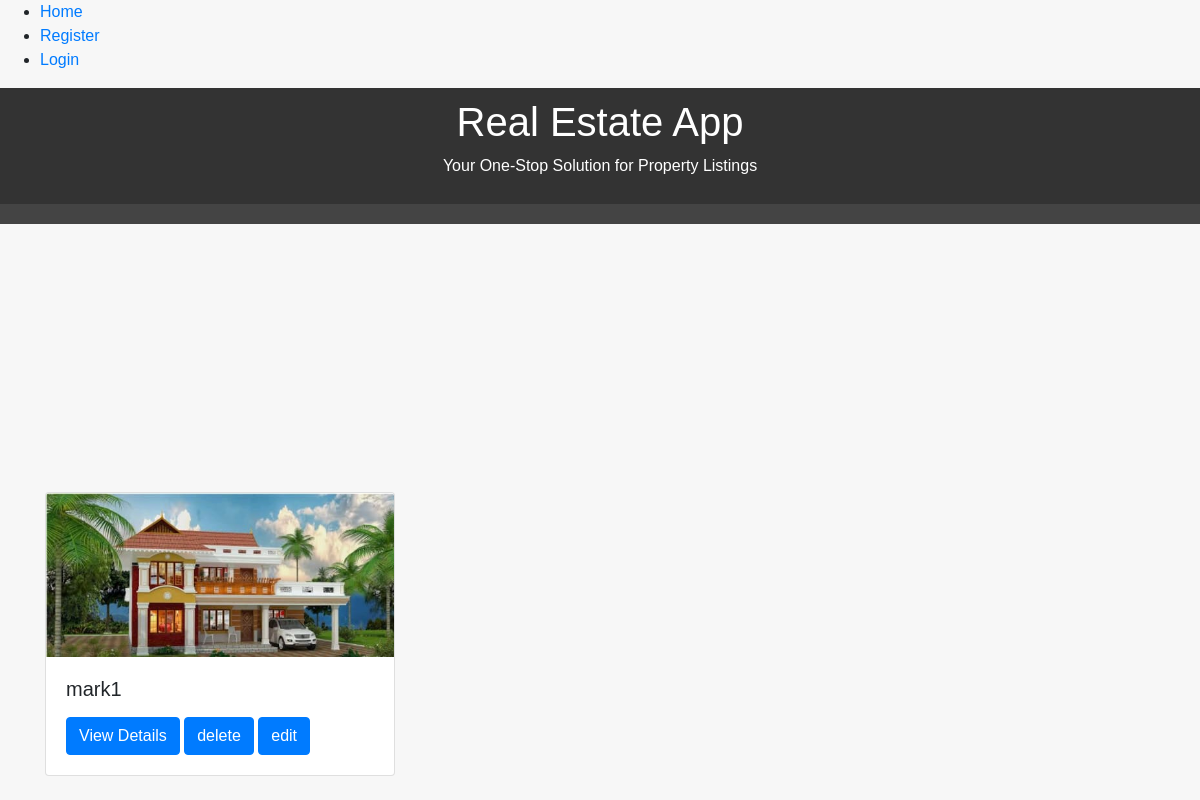
The page /listing/ on the database as committed earlier.
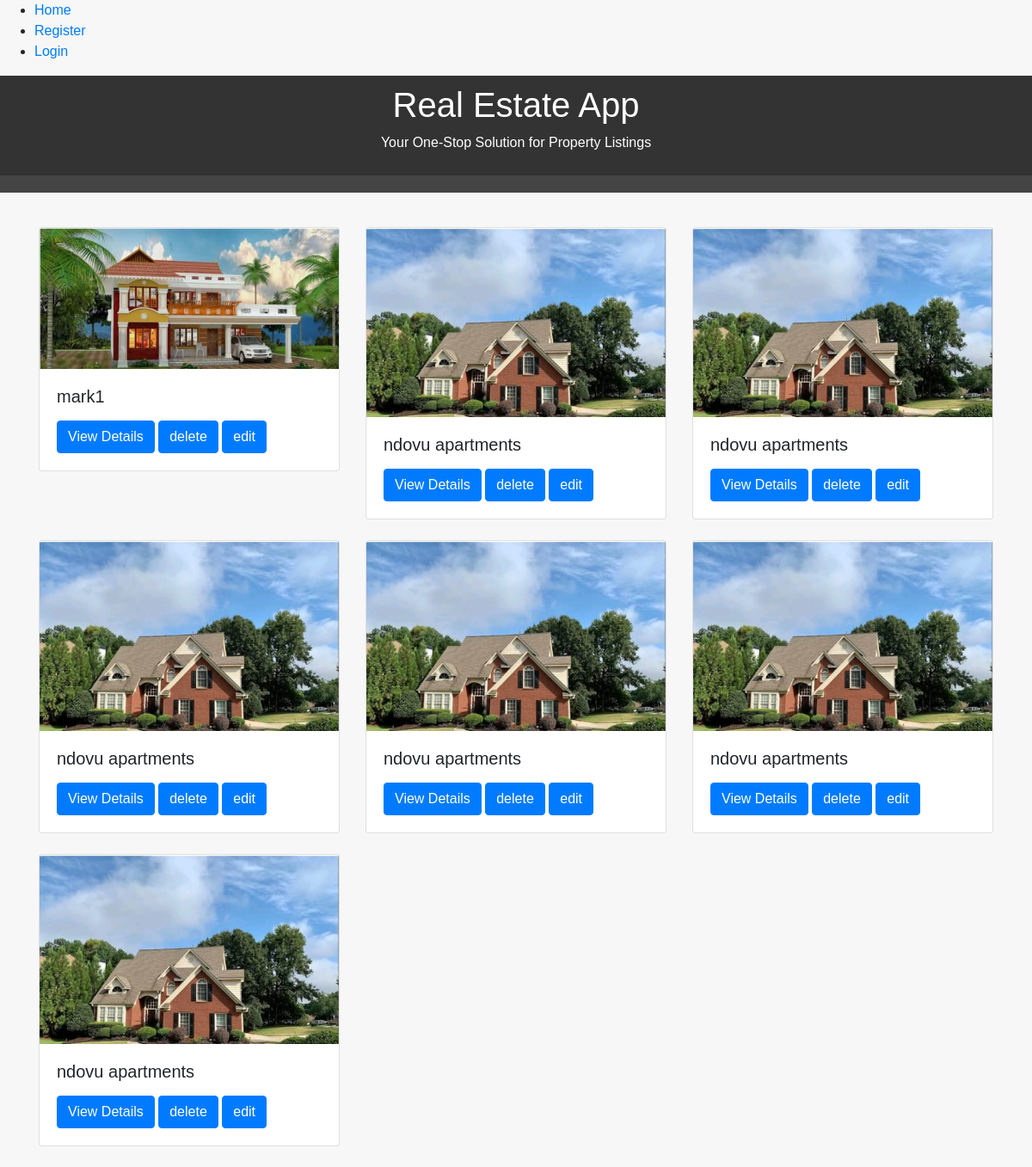
The same page on the database as committed later.
### coreApp/models.py (models this page shows, shortened)
class Property_model(models.Model):
    user = models.ForeignKey(User, on_delete=models.CASCADE, related_name='property')
    property_name = models.CharField(max_length=255)
    location = models.CharField(max_length=50)
    image = models.ImageField(blank=True, null=True)
    rental_price = models.DecimalField(max_digits=10, decimal_places=2)
    security_deposit = models.DecimalField(max_digits=10, decimal_places=2)
    start_date = models.start_date = datetime.now()
    end_date = models.end_date = datetime.now()
    duration = models.DurationField()
    date_paid = models.DateField(blank=True, null=True)
    AMENITIES_CHOICES = [
        ('Balcony','Balcony'),
        ('Gym','Gym'),
        ('SwimmingPool','SwimmingPool')]
    STATUS_CHOICES=[
        ('Available','Available'),
        ('Occupied', 'Occupied') ]
    HOUSE_SIZE = [('STANDARD','STANDARD'),
                  ('Spacious','Spacious')]
    TYPE_OF_HOUSE =[('Singleroom','Singleroom'),
                    ('Bedsitter','Bedsitter'),
                    ('Onebedroom','Onebedroom'),
                    ('Twobedroom','Twobedroom'),
                    ('Threebedroom','Threebedroom'),
                    ('Fourbedroom','Fourbedroom'),
                    ('Studio','Studio'),
                    ('Commercialshops','Commercialshops')]
    amenities = models.TextField(choices=AMENITIES_CHOICES)
    status = models.TextField(choices=STATUS_CHOICES)
    house_type = models.CharField(max_length=50,choices=TYPE_OF_HOUSE)
    size = models.CharField(max_length=50,choices=HOUSE_SIZE)

### coreApp/views.py (the view)
# urls.py: path('listing/', property_model_list, name ='listing1'),
def property_model_list(request):
    listings = Property_model.objects.all()
    context = {
        "listings":listings
    }
    return render(request, "listings_list.html", context)

### coreApp/templates/listings_list.html (shortened to what this page needs)
{% include 'commons/base.html' %}
{% block content %}
<div class="container">
    <div class="row">
        {% for listing in listings %}
        <div class="col-md-4 mb-4">
            <div class="card">
                <img src="{{ listing.image.url }}" alt="{{ listing.name }}" class="card-img-top img-fluid">
                <div class="card-body">
                    <h5 class="card-title">{{ listing.property_name }}</h5>
                    <a href="/listing/{{ listing.id }}/" class="btn btn-primary">View Details</a>
                    <a href="listing/{{ listing.id }}/delete/" class="btn btn-primary">delete</a>
                    <a href="listing/{{ listing.id }}/edit/" class="btn btn-primary">edit</a>
                </div>
            </div>
        </div>
        {% endfor %}
    </div>
</div>
{% endblock %}

### accounts/templates/commons/base.html (shortened to what this page needs)
<!DOCTYPE html>
<html lang="en">
<head>
    <link rel="stylesheet" href="https://stackpath.bootstrapcdn.com/bootstrap/4.5.2/css/bootstrap.min.css">
</head>
<body>
    {% include 'commons/header.html' %}
    <div class="header">
        <h1>Real Estate App</h1>
        <p>Your One-Stop Solution for Property Listings</p>
    </div>
    <div class="nav-menu">
    </div>
    <div class="content">
    </div>
</body>
</html>

### accounts/templates/commons/header.html (shortened to what this page needs)
{% load static %}
{% block content %}
<nav>
    <ul>
        <li><a href="{% url 'coreApp:home' %}"> Home</a></li>
        {% if user.is_authenticated %}
        <a href="#" style ="color: #ffefef;"> { Welcome back-{{ user.username
        }}}</a>
        <li><a href="{% url 'accounts:logout' %}">logout</a></li>
        {% else %}
        <li><a href="{% url 'accounts:register' %}">Register</a></li>
        <li><a href="{% url 'accounts:login' %}">Login</a></li>
        {% endif %}
    </ul>
</nav>
{% endblock %}

### accounts/templates/commons/base.html (style rules this page uses)
body { display: flex; flex-direction: column; min-height: 100vh; margin: 0; font-family: Arial, sans-serif; background-color: #f7f7f7; }
.header { background-color: #333; color: #fff; padding: 10px; text-align: center; }
.nav-menu { background-color: #444; color: #fff; padding: 10px; display: flex; justify-content: space-between; align-items: center; }
.content { flex: 1; padding: 20px; }

Rows that differ between the two databases and show on the page:
added Property_model: image (picture), property_name "ndovu apartments"
added Property_model: image (picture), property_name "ndovu apartments"
added Property_model: image (picture), property_name "ndovu apartments"
added Property_model: image (picture), property_name "ndovu apartments"
added Property_model: image (picture), property_name "ndovu apartments"
added Property_model: image (picture), property_name "ndovu apartments"
